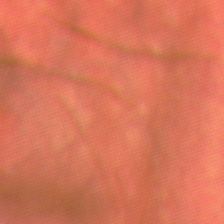
#> input picture Edge Detection/DoG/002.jpg, 224 x 224 px, found by its file name
$ python canny.py   (older library calls are emulated)
#> lines starting #> are read from the running program, lines starting #| are printed output that depends on the picture
import cv2
import numpy as np

def enhance_edges(image):
    # Chuyển đổi ảnh sang ảnh grayscale (nếu chưa là ảnh grayscale)
    gray = image

    # Áp dụng bộ lọc Sobel để tính đạo hàm theo hướng x và y
    sobel_x = cv2.Sobel(gray, cv2.CV_64F, 1, 0, ksize=3)
    sobel_y = cv2.Sobel(gray, cv2.CV_64F, 0, 1, ksize=3)

    # Tính toán độ lớn đạo hàm
    magnitude = np.sqrt(sobel_x**2 + sobel_y**2)

    # Chuẩn hóa độ lớn đạo hàm về khoảng [0, 255]
    magnitude = np.uint8(magnitude)

    return magnitude

if __name__ == "__main__":
    img = cv2.imread("002.jpg", cv2.IMREAD_GRAYSCALE)
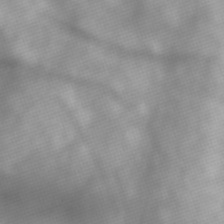
#> img: shape (224, 224); min 111, max 173, mean 143.3
    # cv2.imwrite("gray_002.jpg", img)

    img = enhance_edges(img)
#> in enhance_edges, `sobel_x = cv2.Sobel(gray, cv2.CV_64F, 1, 0, ksize=3)`:
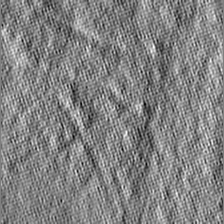
#> sobel_x: shape (224, 224) float64; min -40, max 40, mean 0.9; drawn with min black and max white
#> in enhance_edges, `sobel_y = cv2.Sobel(gray, cv2.CV_64F, 0, 1, ksize=3)`:
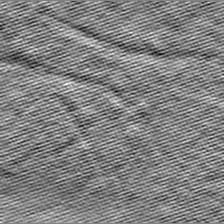
#> sobel_y: shape (224, 224) float64; min -49, max 47, mean -0.4; drawn with min black and max white
#> in enhance_edges, `magnitude = np.sqrt(sobel_x**2 + sobel_y**2)`:
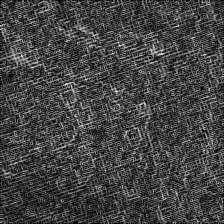
#> magnitude: shape (224, 224) float64; min 0, max 52.33, mean 14.1; drawn with min black and max white
#> in enhance_edges, `magnitude = np.uint8(magnitude)`:
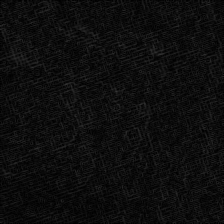
#> magnitude: shape (224, 224); min 0, max 52, mean 13.7
    # cv2.imwrite("hist_002.jpg", img)

    blurred = cv2.GaussianBlur(img, (3, 3), 0)
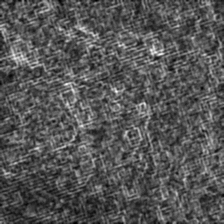
#> blurred: shape (224, 224); min 2, max 37, mean 13.7; drawn with min black and max white
    sigma = 0.33
    v = np.mean(blurred)
#> v = 13.74
    # apply automatic Canny edge detection using the computed median
    lower = int(max(0, (1.0 - sigma) * v))
#> lower = 9
    upper = int(min(255, (1.0 + sigma) * v))
#> upper = 18
    # Áp dụng Canny với ngưỡng gradient trung bình
    edges = cv2.Canny(blurred, lower, upper)
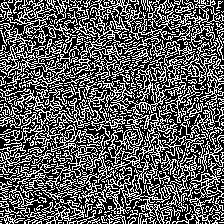
#> edges: shape (224, 224); 36.6% white in thin lines or dots

    cv2.imwrite("Mask_002.jpg", edges)
